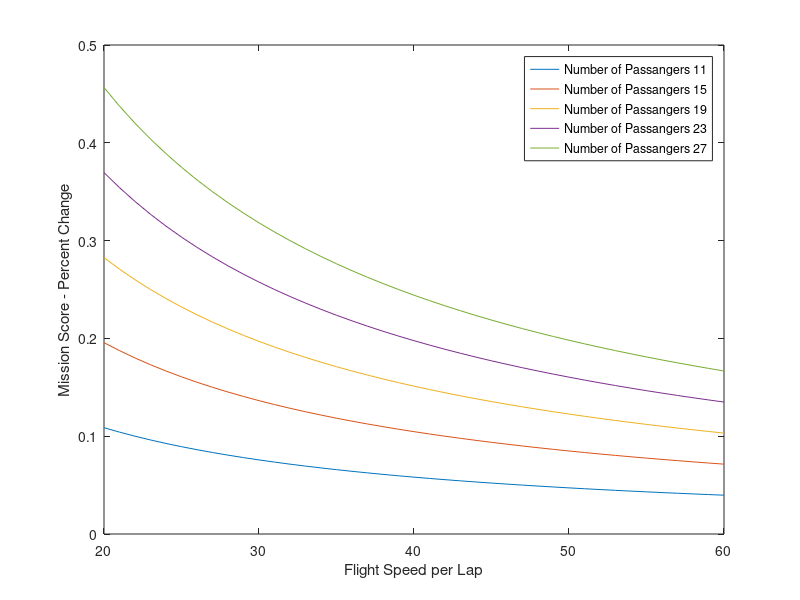
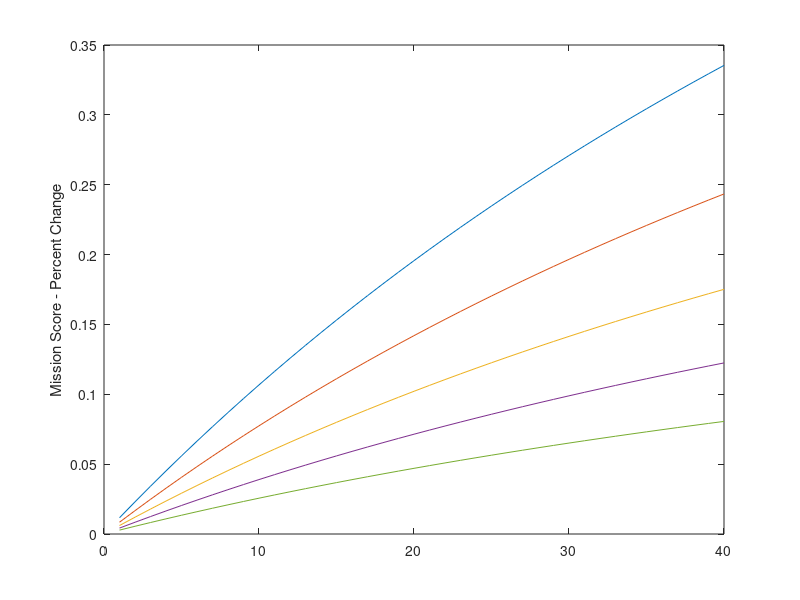

MATLAB code to generate these figures, in order: (Note: this script raises an error after producing the figures.)
%Mission 2 Score Analysis

passNum = 1:1:40;
missionTimePERLAP = 20:1:60;
missionScore = zeros(length(missionTimePERLAP), length(passNum));

for i = 1:length(missionTimePERLAP)
    for j = 1:length(passNum)
        missionScore(i,j) = passNum(j)/(missionTimePERLAP(i)*3);
    end
end

%passnumber = 6;
maxValueMission2 = max(max(missionScore));
missionScore = 1 + missionScore./maxValueMission2;
%flightTime = 30;

figure;
for i = 1:5
    plot(missionTimePERLAP, (missionScore(:, 11+(4*(i-1))) - missionScore(:, 6))./missionScore(:, 6), 'DisplayName', ['Number of Passangers ' num2str(11+(4*(i-1)))]);
    hold on;
end
xlabel('Flight Speed per Lap');
ylabel('Mission Score - Percent Change');
legend show;


figure;
for i = 1:5
    plot(passNum, (missionScore((4*(i)), :) - missionScore(31, :))./missionScore(31, :), 'DisplayName', ['Lap Speed ' num2str(missionTimePERLAP(4*(i)))]);
    hold on;
end

ylabel('Mission Score - Percent Change');

hold on;
yyaxis right;
plot(passNum, passNum.*(5/16), '-', 'DisplayName', 'Weight');

xlabel('Passenger Number');
ylabel('Additional Passanger Weight');
legend show;

figure;
surf(missionScore);
ylabel('Lap Speed - Seconds');
xlabel('Passenger Number');
zlabel('Score');
hold on;
saveas(gcf, 'Mission_2_3D_Plot.png');